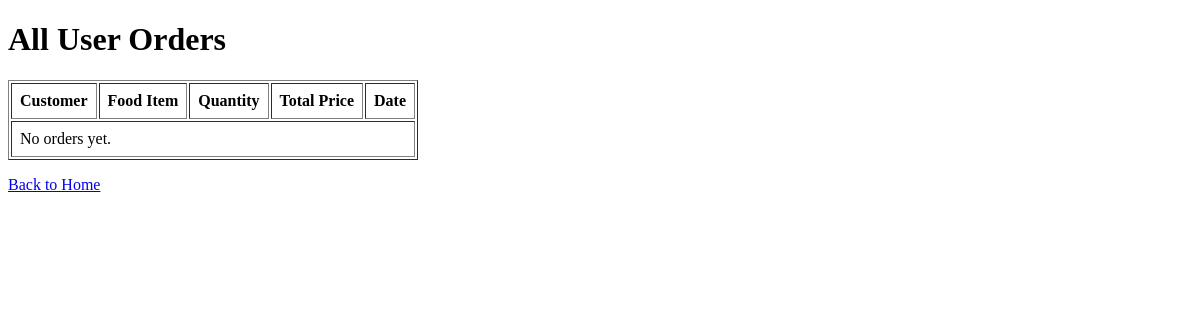
Before: /order-list/ with the older database file.
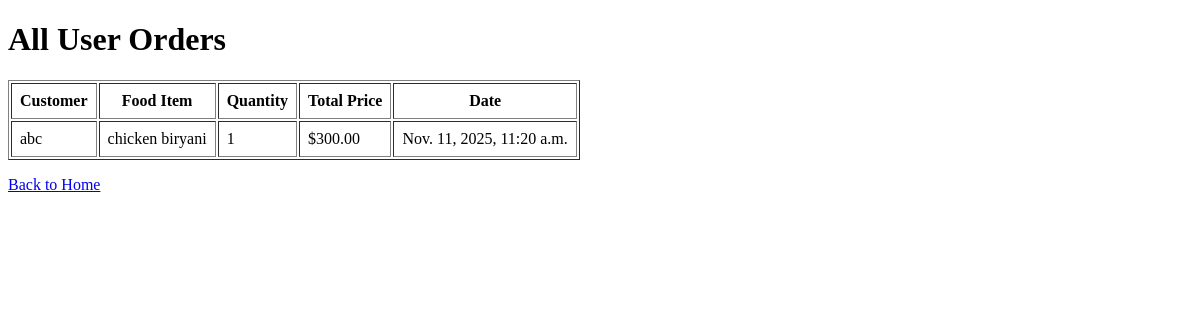
After: the same page with the newer database file.
### app/models.py (models this page shows, shortened)
class Order(models.Model):
    customer_name = models.CharField(max_length=100)
    food_item = models.ForeignKey(FoodItem, on_delete=models.CASCADE)
    quantity = models.PositiveIntegerField(default=1)
    created_at = models.DateTimeField(auto_now_add=True)
    def total_price(self):
        return self.food_item.price * self.quantity

class FoodItem(models.Model):
    name = models.CharField(max_length=100)
    price = models.DecimalField(max_digits=6, decimal_places=2)
    image = models.ImageField(upload_to='food_images/')

### app/views.py (the view)
# urls.py: path('order-list/', views.order_list, name='order_list'),
def order_list(request):
    orders=Order.objects.all()
    return render(request, 'orderlist.html', {'orders':orders})

### app/templates/orderlist.html (shortened to what this page needs)
<!DOCTYPE html>
<html>
<head>
</head>
<body>
  <h1>All User Orders</h1>
  <table border="1" cellpadding="8">
    <tr>
      <th>Customer</th>
      <th>Food Item</th>
      <th>Quantity</th>
      <th>Total Price</th>
      <th>Date</th>
    </tr>
    {% for order in orders %}
    <tr>
      <td>{{ order.customer_name }}</td>
      <td>{{ order.food_item.name }}</td>
      <td>{{ order.quantity }}</td>
      <td>${{ order.total_price }}</td>
      <td>{{ order.created_at }}</td>
    </tr>
    {% empty %}
      <tr><td colspan="5">No orders yet.</td></tr>
    {% endfor %}
  </table>
  <p><a href="{% url 'home' %}">Back to Home</a></p>
</body>
</html>

Changed rows visible on the page:
added Order: customer_name "abc", food_item.name "chicken biryani", quantity "1", total_price "300.00", created_at "Nov. 11, 2025, 11:20 a.m."
Other visible differences:
text no longer shown: "No orders yet."
